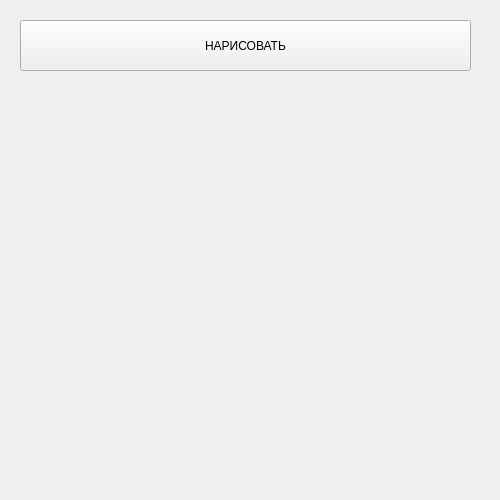
<?xml version="1.0" encoding="UTF-8"?>
<ui version="4.0">
 <class>MainWindow</class>
 <widget class="QMainWindow" name="MainWindow">
  <property name="geometry">
   <rect>
    <x>0</x>
    <y>0</y>
    <width>500</width>
    <height>500</height>
   </rect>
  </property>
  <property name="windowTitle">
   <string>MainWindow</string>
  </property>
  <widget class="QWidget" name="centralwidget">
   <widget class="QPushButton" name="button">
    <property name="geometry">
     <rect>
      <x>20</x>
      <y>20</y>
      <width>451</width>
      <height>51</height>
     </rect>
    </property>
    <property name="text">
     <string>НАРИСОВАТЬ</string>
    </property>
   </widget>
  </widget>
 </widget>
 <resources/>
 <connections/>
</ui>
